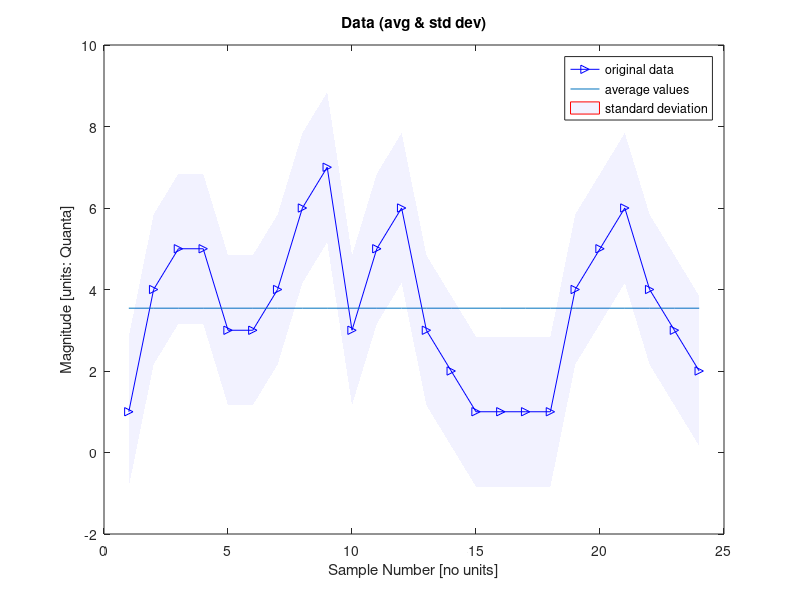

The MATLAB source for this figure:
% define some arbitrary data
y = [1 4 5 5 3 3 4 6 7 3 5 ...
6 3 2 1 1 1 1 4 5 6 4 3 2 ];
x = 1:1:length(y);
% calculate avg & standard deviation
avg_y_scalar = mean(y);
avg_y_vector = avg_y_scalar * ...
ones(1,length(y));
std_y = std(y);
% data + 1 std deviation (above)
y_plus = y + std_y;
% data - 1 std deviation (below)
y_minus = y - std_y;
% create a vector of the avg-std_dev
%that are in reverse order
j=1;
for i = length(y):-1:1
y_minus_reverse(j) = y_minus(i);
j=j+1; % increment j positive
end
% create plot
figure(4)
% plot the data and average
plot(x,y,'b->',x,avg_y_vector);
% plot std deviation shape
patch([1:1:length(y) ...
length(y):-1:1],...
[y_plus y_minus_reverse],...
'b',...
'facealpha',0.05,...% fill colour
'edgecolor','r',...
'edgealpha',0.05) % edge colour
% Legend, Title, axis labels.
legend('original data',...
'average values',...
'standard deviation')
title('Data (avg & std dev)')
xlabel('Sample Number [no units]');
ylabel('Magnitude [units: Quanta]')